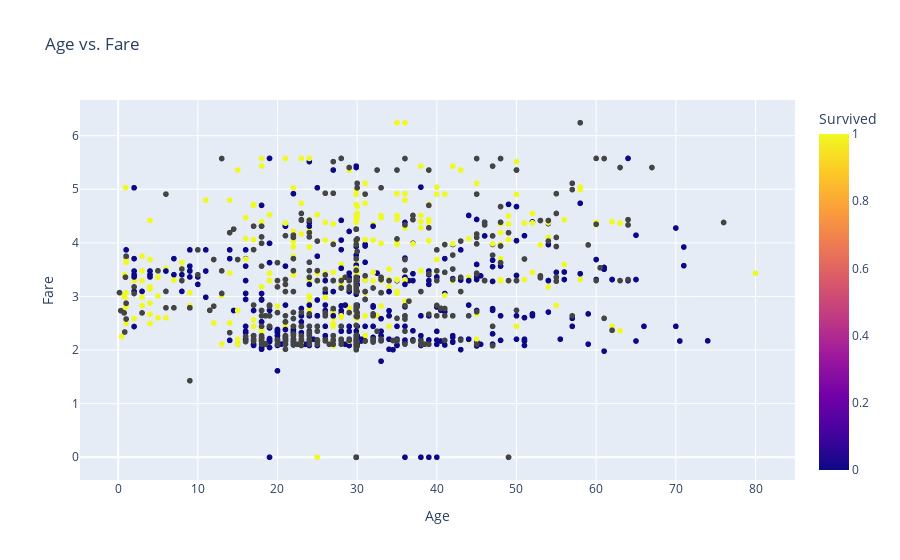

Notebook source saved alongside this figure:
### Code cell
fig = px.scatter(df, x='Age', y='Fare', color='Survived', title='Age vs. Fare')
fig.show()

### Figure 1 — Plotly figure (JSON) as saved in the notebook; plotly's stock layout.template omitted (floating-point values rounded to 4 significant figures; data arrays with more than 128 entries replaced by an {"elided": "..."} marker saying what was removed)
{"data": [{"hovertemplate": "Age=%{x}<br>Fare=%{y}<br>Survived=%{marker.color}<extra></extra>", "legendgroup": "", "marker": {"color": {"elided": "1309 int values"}, "coloraxis": "coloraxis", "symbol": "circle"}, "mode": "markers", "name": "", "showlegend": false, "type": "scattergl", "x": {"elided": "1309 float values"}, "xaxis": "x", "y": {"elided": "1309 float values"}, "yaxis": "y"}], "layout": {"coloraxis": {"colorbar": {"title": {"text": "Survived"}}, "colorscale": [[0, "#0d0887"], [0.1111, "#46039f"], [0.2222, "#7201a8"], [0.3333, "#9c179e"], [0.4444, "#bd3786"], [0.5556, "#d8576b"], [0.6667, "#ed7953"], [0.7778, "#fb9f3a"], [0.8889, "#fdca26"], [1, "#f0f921"]]}, "legend": {"tracegroupgap": 0}, "title": {"text": "Age vs. Fare"}, "xaxis": {"anchor": "y", "domain": [0, 1], "title": {"text": "Age"}}, "yaxis": {"anchor": "x", "domain": [0, 1], "title": {"text": "Fare"}}}}
